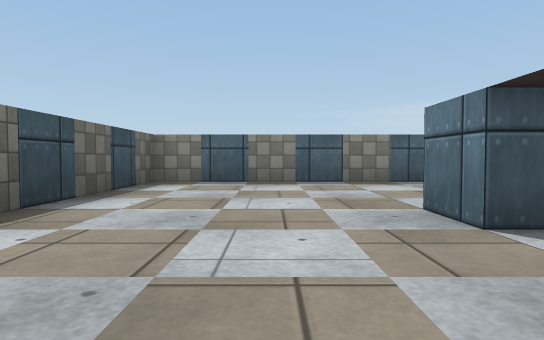
view 1 (above)

14 first-person views from a walk through a Unity game level. The camera is 0.51 m above the floor, tilts 2° down and sees 75° across. The floor is counted in squares, 1 m on a side. Each view is taken from the middle of a square. On the plan, view 1 faces up. The plan holds only what a view shows up to about 9 squares ahead; the rest is blank. The place goes on beyond the plan. The player character is not drawn. Surface patterns are stand-ins for the level's own textures.

view 2
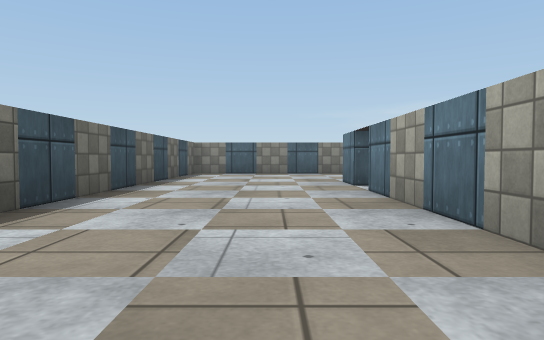

view 3
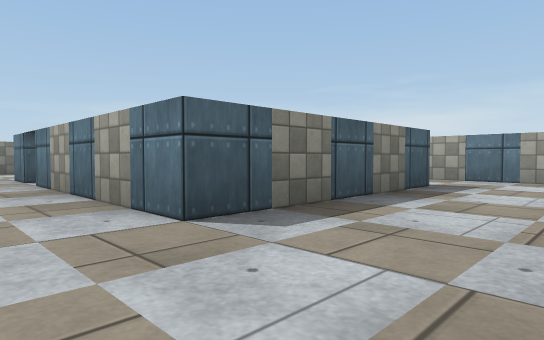

view 4
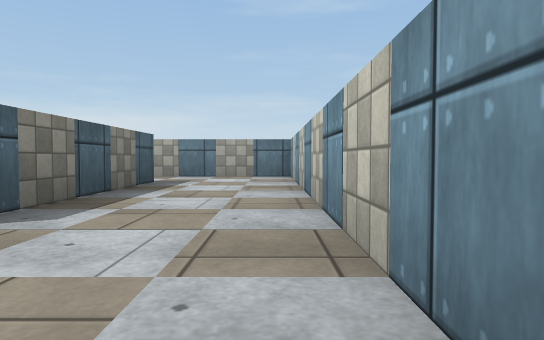

view 5
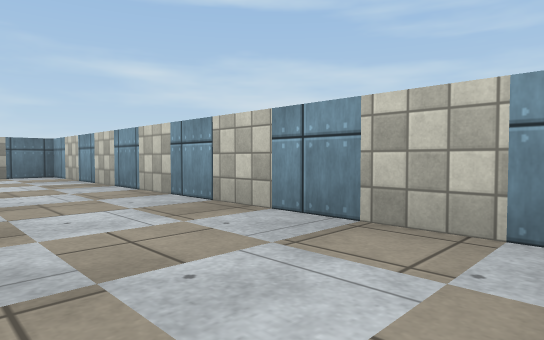

view 6
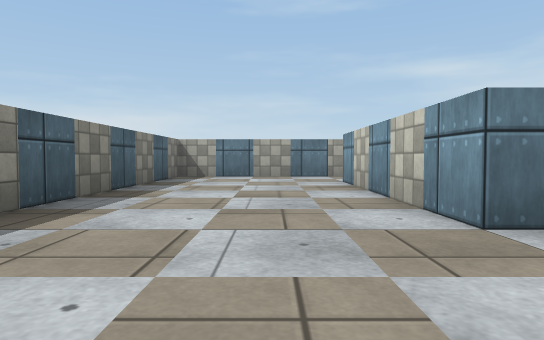

view 7
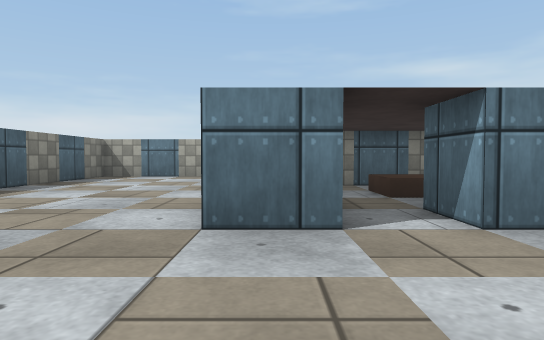

view 8
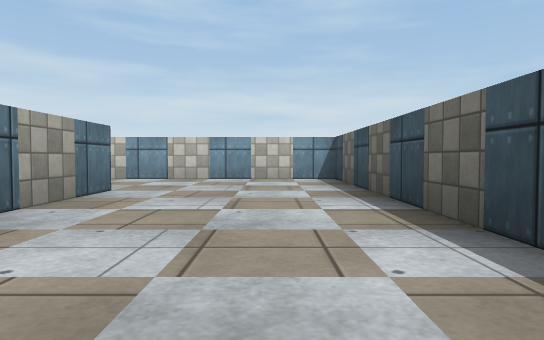

view 9
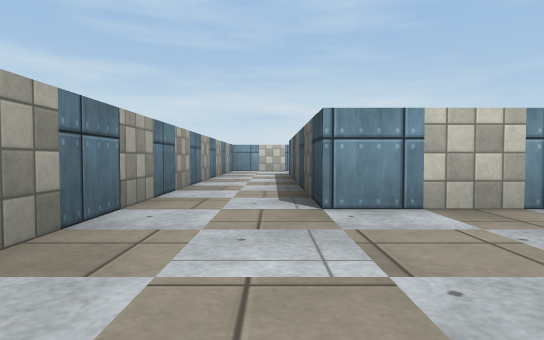

view 10
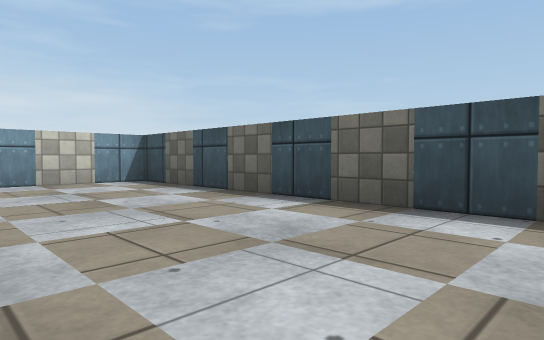

view 11
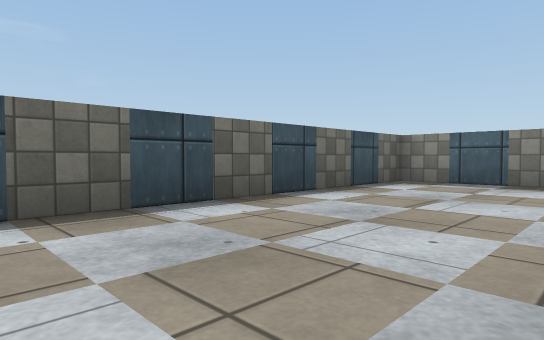

view 12
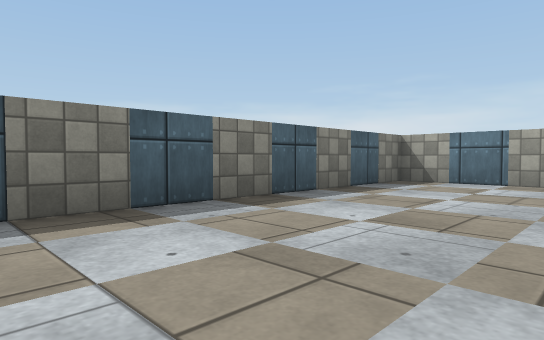

view 13
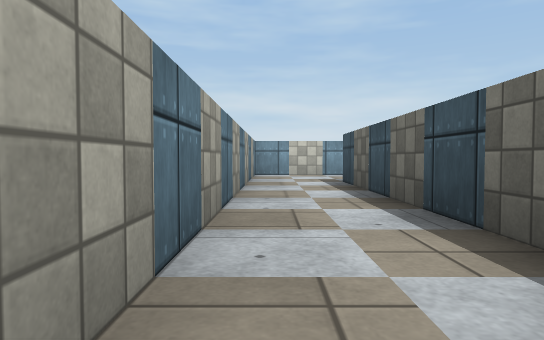

view 14
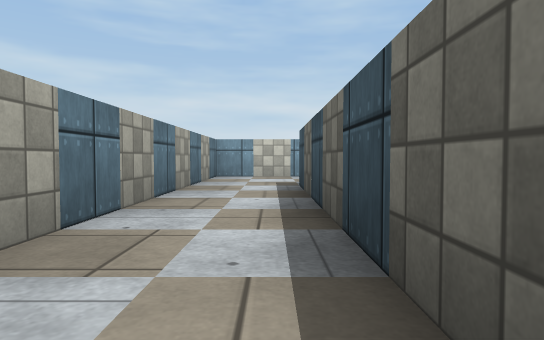

### Floor plan
Points are (right, up) in squares from view 1. A wall is a line through its corners. A room is listed if a view was taken in it or the views show most of it. See-through windows are left out.
Room 1 (views 1, 2, 3, 4, 5, 6, 7, 8, 9, 10, 11, 12, 13, 14)
walls: (1.5, 2.5) (1.5, 3.5) (6.5, 3.5) (6.5, -3.5) (1.5, -3.5) (1.5, 1.5); (-2.5, 7.5) (-2.5, -6.5) (8.5, -6.5) (8.5, 7.5) (-2.5, 7.5)
ways out: opening at (2, 2)

Positions as (right, up) in squares from view 1, and headings:
1: (0, 0), facing up
2: (0, -4), facing up
3: (0, -6), facing up-right
4: (-1, -6), facing right
5: (-2, -4), facing down-right
6: (-1, 5), facing right
7: (-1, 3), facing right
8: (-1, 2), facing down
9: (7, 7), facing down
10: (1, 1), facing down-left
11: (1, 0), facing up-left
12: (1, 4), facing up-right
13: (8, 4), facing down
14: (7, 3), facing down
